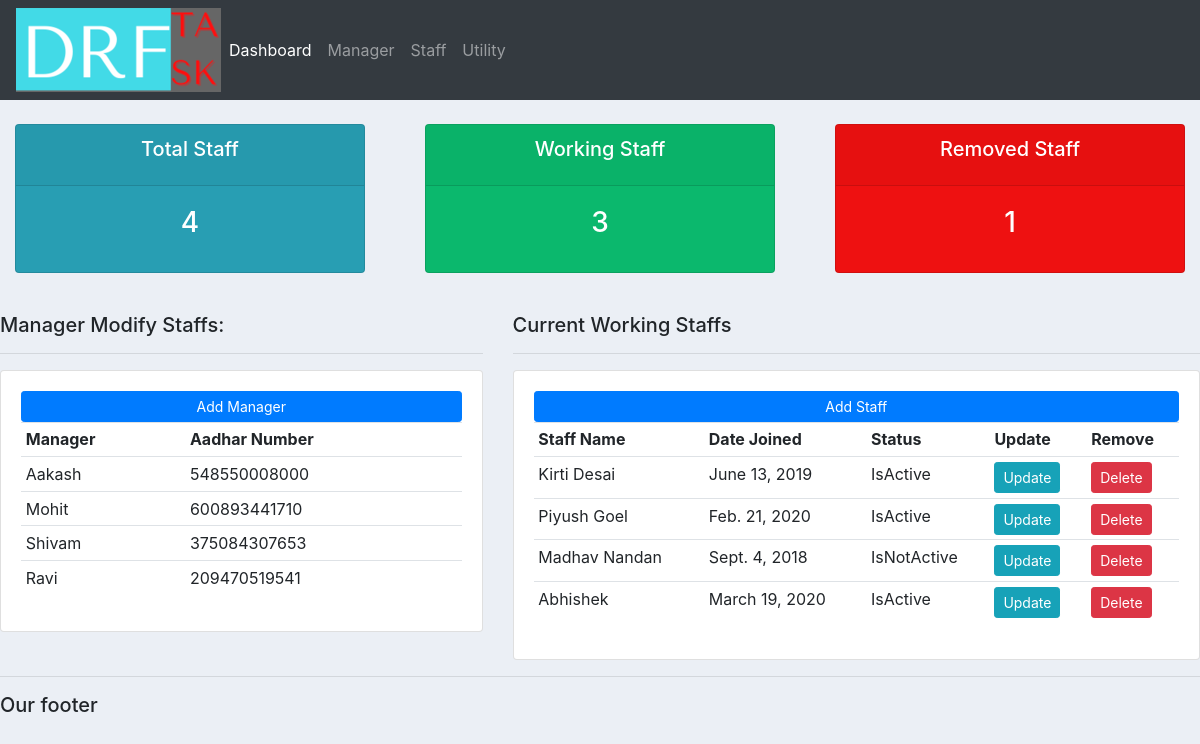
The page / on the database its author committed.
### accounts/models.py (models this page shows, shortened)
class Manager(models.Model):
    full_name = models.CharField(max_length=200, null=False )
    date_of_birth = models.DateField(max_length=100, null=False )
    blood_group = models.CharField(max_length=200, null=True )
    contact = models.CharField(max_length=200, null=True )
    email = models.CharField(max_length=200, null=True )
    aadhar_number = models.IntegerField( null=False )

class Staff(models.Model):
    CATEGORY = (
        ('IT DEPT.', 'HR DEPT.',),
        ('HR DEPT.','IT DEPT.',),
        ('FINANCE', 'AUDIT',),
        ('MARKETING', 'SALES',),
    )
    staff_name = models.CharField(max_length=200, null=True )
    category = models.CharField(max_length=100, null=True , choices=CATEGORY)
    date_joined = models.DateField(max_length=200, null=True )
    contact = models.CharField(max_length=200, null=True )
    email = models.CharField(max_length=200, null=True )
    status = models.CharField(max_length=100 ,null=True)
    aadhar_number = models.IntegerField( null=False )
    tags = models.ManyToManyField(Tag)

### accounts/views.py (the view)
# urls.py: 2. Add a URL to urlpatterns:  path('', views.home, name='home')
def home(request):
    managers = Manager.objects.all()
    staffs = Staff.objects.all()
    total_staffs = staffs.count()
    working_staffs = staffs.filter(status='IsActive').count()
    removed_staffs = staffs.filter(status='IsNotActive').count()
    return render(request, 'accounts/dashboard.html', {'managers': managers, 'staffs': staffs,  'total_staffs': total_staffs, 'working_staffs': working_staffs, 'removed_staffs': removed_staffs })

### accounts/templates/accounts/dashboard.html
{% extends 'accounts/main.html'%}
{% block content %}
{% include 'accounts/status.html' %}
<br>
<div class="row">
    <div class="col-md-5">
        <h5> Manager Modify Staffs: </h5>
        <hr>
        <div class="card card-body">
            <a class="btn btn-primary btn-sm btn-block" href="">Add Manager </a>
            <table class="table table-sm">
                <tr>
                    <th>Manager</th>
                    <th>Aadhar Number</th>
                </tr>
                {% for manager in managers %}
				    <tr>
                        <td>{{manager.full_name}}</td>
						<td>{{manager.aadhar_number}}</td>
					</tr>
				{% endfor %}
            </table>
        </div>
    </div>
    <div class="col-md-7">
        <h5>Current Working Staffs </h5>
        <hr>
        <div class="card card-body">
            <a class="btn btn-primary btn-sm btn-block" href="{% url 'add_staff' %}">Add Staff</a>
            <table class="table table-sm">
                <tr>
                    <th>Staff Name</th>
                    <th>Date Joined</th>
                    <th>Status</th>
                    <th>Update</th>
                    <th>Remove</th>
                </tr>
                {% for k in staffs %}
				    <tr>
						<td>{{k.staff_name}}</td>
                        <td>{{k.date_joined}}</td>
                        <td>{{k.status}}</td>
                        <td><a class="btn btn-sm btn-info" href="">Update</a></td>
                        <td><a class="btn btn-sm btn-danger" href="">Delete</a></td>
					</tr>
				{% endfor %}
            </table>
        </div>
    </div>
</div>
{% endblock %}

### accounts/templates/accounts/main.html (shortened to what this page needs)
{% load static %}
<!DOCTYPE html>
<html lang="en">
<head>
    <link rel="stylesheet" href="https://maxcdn.bootstrapcdn.com/bootstrap/4.0.0/css/bootstrap.min.css">
    <link rel="stylesheet" type="text/css" href="{% static '/css/main.css' %}">
</head>
<body>
    {% include 'accounts/navbar.html' %}
    {% block content %}
    {% endblock %}
    <hr>
    <h5>Our footer</h5>
</body>
</html>

### accounts/templates/accounts/navbar.html (shortened to what this page needs)
{% load static %}
<nav class="navbar navbar-expand-lg navbar-dark bg-dark">
    <img src="{% static 'media/logo.png' %}">
    <div class="collapse navbar-collapse" id="navbarNav">
      <ul class="navbar-nav">
        <li class="nav-item active">
          <a class="nav-link" href="{% url 'dashboard' %}">Dashboard </a>
        </li>
        <li class="nav-item">
          <a class="nav-link" href="{% url 'manager' %}">Manager</a>
        </li>
        <li class="nav-item">
            <a class="nav-link" href="{% url 'staff' %}">Staff</a>
        </li>
        <li class="nav-item">
          <a class="nav-link" href="{% url 'utility' %}">Utility</a>
        </li>
      </ul>
    </div>
  </nav>

### accounts/templates/accounts/status.html
<br>
<div class="row">
	<div class="col">
		<div class="col-md">
			<div class="card text-center text-white  mb-3" id="total-staff">
			  	<div class="card-header">
			  		<h5 class="card-title">Total Staff</h5>
			  	</div>
			  	<div class="card-body">
			    	<h3 class="card-title">{{total_staffs}}</h3>
			  	</div>
			</div>
		</div>
	</div>
	<div class="col">
		<div class="col-md">
			<div class="card text-center text-white  mb-3" id="working-staff">
			  	<div class="card-header">
			  		<h5 class="card-title">Working Staff</h5>
			  	</div>
			  	<div class="card-body">
			    	<h3 class="card-title">{{working_staffs}}</h3>
			  	</div>
			</div>
		</div>
	</div>
	<div class="col">
		<div class="col-md">
			<div class="card text-center text-white  mb-3" id="removed-staff">
			  	<div class="card-header">
			  		<h5 class="card-title">Removed Staff</h5>
			  	</div>
			  	<div class="card-body">
			    	<h3 class="card-title">{{removed_staffs}}</h3>
			  	</div>
			</div>
		</div>
	</div>
</div>

### static/css/main.css (style rules this page uses)
body { background-color: #ebeff5; }
#total-staff { background-color: #289eb3; }
#working-staff { background-color: #0bb86d; }
#removed-staff { background-color: #ee1111; }

### rows shown on the page
Manager: full_name "Aakash", aadhar_number "548550008000"
Manager: full_name "Mohit", aadhar_number "600893441710"
Manager: full_name "Shivam", aadhar_number "375084307653"
Manager: full_name "Ravi", aadhar_number "209470519541"
Staff: staff_name "Kirti Desai", date_joined "June 13, 2019", status "IsActive"
Staff: staff_name "Piyush Goel", date_joined "Feb. 21, 2020", status "IsActive"
Staff: staff_name "Madhav Nandan", date_joined "Sept. 4, 2018", status "IsNotActive"
Staff: staff_name "Abhishek", date_joined "March 19, 2020", status "IsActive"

### other values the page prints
{{ total_staffs }} "4"
{{ working_staffs }} "3"
{{ removed_staffs }} "1"
